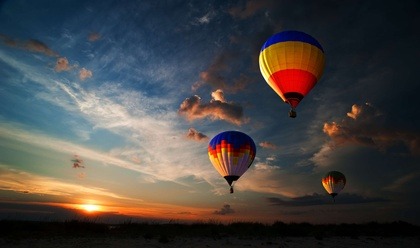
%> input picture Interfacing/qsys/phase2/filt_sim/baloon.jpg, 420 x 248 px, shrunk from 4256 x 2514 before the run
$ octave simulation.m   (GNU Octave 9; MATLAB toolbox functions it lacks are replaced by stand-ins)
%> lines starting %> are read from the running program, lines starting %| are printed output that depends on the picture
clear;
clc;

image = imread('baloon.jpg');
%> image is the input picture: size 248x420x3 uint8; mean R, G, B 72.2, 69.4, 67.9

%im2html(magic(10),[],'OutputFile','magic_table.html')

figure,imshow(image);
title('Coloured Image');

lum_gray = luminance(image);
avg_gray = avg_grayscale(image);

figure,imshow(lum_gray);
title('Luminance');

figure, imshow(avg_gray);
title('Average');


function [lum_gray] = luminance(image)

lum_gray = uint8(zeros(size(image,1),size(image,2)));

for i=1:size(image,1)
    for j=1:size(image,2)
        lum_gray(i,j)= 0.2989*image(i,j,1)+0.5870*image(i,j,2)+0.1140*image(i,j,3);
    end
end
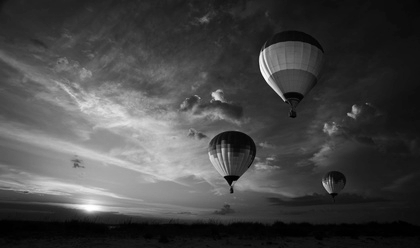
%> lum_gray: size 248x420 uint8; min 0, max 255, mean 70.1

end

function [avg_gray] = avg_grayscale(image)

avg_gray = uint8(zeros(size(image,1),size(image,2)));

for i=1:size(image,1)
    for j=1:size(image,2)
        avg_gray(i,j) = (image(i,j,1) + image(i,j,2) + image(i,j,3))/3;
    end
end
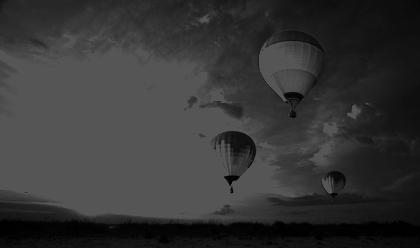
%> avg_gray: size 248x420 uint8; min 0, max 85, mean 53.3

end
